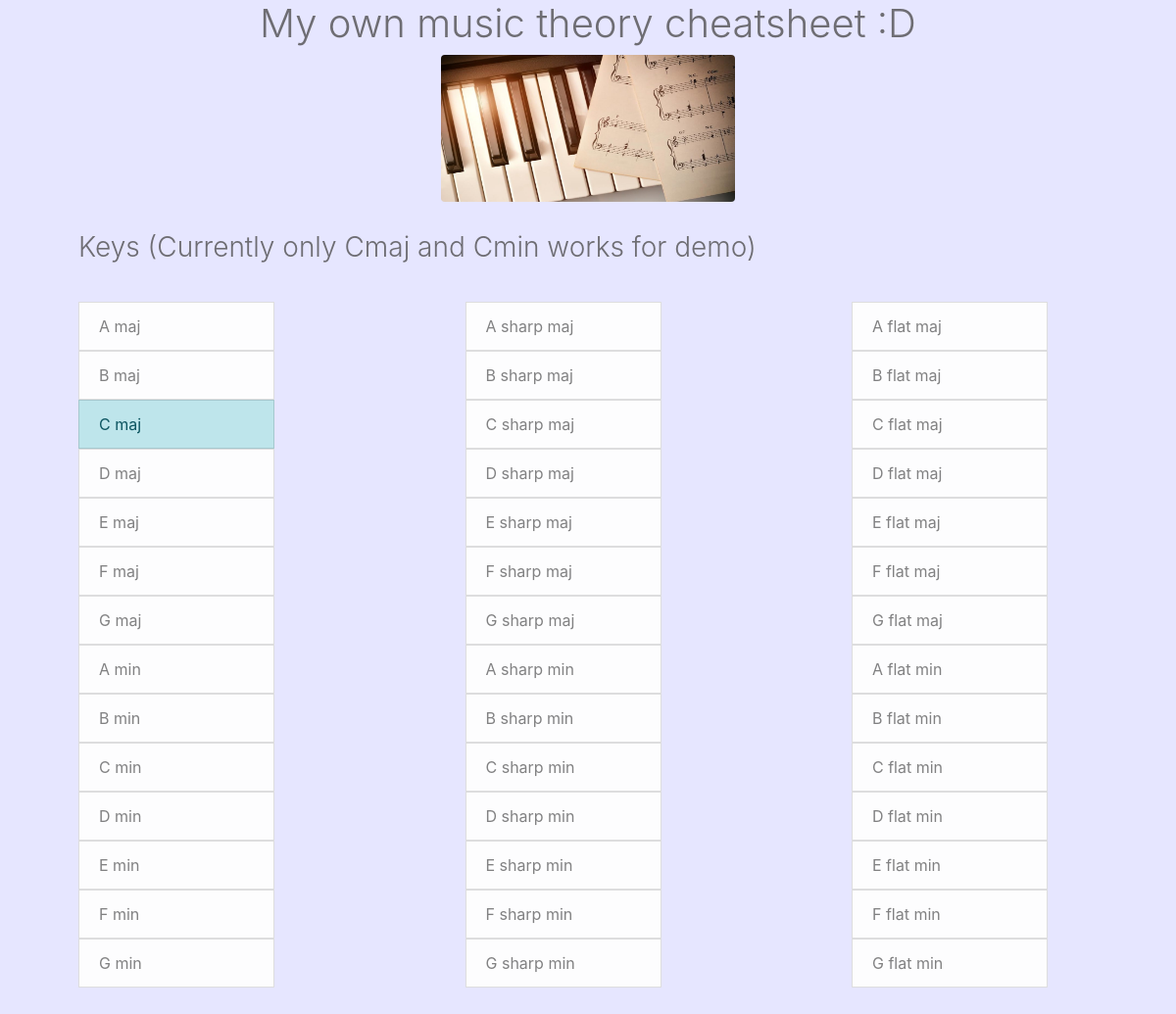
The page / on the database its author committed.
### theory/models.py (models this page shows)
class Key(models.Model):
    name = models.CharField(choices = key_alphabet, max_length = 1)
    type = models.CharField(max_length = 3, default = 'maj')
    s_f = models.CharField(choices = sharp_flat, default = '', max_length = 5)
    component_pitches = models.CharField(max_length = 30, default = '')
    component_pitches1 = models.CharField(max_length = 30, blank = True)
    component_pitches2 = models.CharField(max_length = 30, blank = True)
    common = models.BooleanField(default = False)
    def __str__(self):
        return self.name + ' ' + self.s_f + ' ' + self.type

### theory/views.py (the view)
# urls.py: url(r'^$', views.home, name='home'),
def home(request):
    keys = Key.objects.all()
    print(len(keys))
    return render(request, 'home.html', {'keys': keys})

### theory/templates/home.html (shortened to what this page needs)
<!doctype html>
<html lang="en">
  <head>
    {% load static %}
    <link rel="stylesheet" href="https://stackpath.bootstrapcdn.com/bootstrap/4.5.0/css/bootstrap.min.css"/>
    <link rel="stylesheet" href="{% static 'css/home.css' %}">
  </head>
  <body style="background-color:#e6e6ff;">
    <div class = "container-fluid">
      <div class="text-center">
        <h1 class="font-weight-light" style="color:#6e6d73;">My own music theory cheatsheet :D</h1>
      </div>
      <img src="{% static 'scalePng/piano.jpg' %}" class="rounded mx-auto d-block" alt="piano on home page" style="width:300px;height:150px;"/>
    </div>
    <div class = "myDiv" style = "width:800px">
      <h3 class="font-weight-light" style="color:#6e6d73; margin-left:40px;">Keys (Currently only Cmaj and Cmin works for demo)</h3>
    </div>
    <div class = "myDiv" style = "display: inline-block;">
      <ul class="list-group" style = "margin-left: 40px; margin-bottom: 50px; width: 200px;">
        {% for key in keys %}
          {% if key.s_f == '' %}
            <a href="{% url 'key_detail' key.id %}">
              {% if key.common == True %}
              <li class="list-group-item list-group-item-info">{{key}}</li>
              {% else %}
              <li class="list-group-item list-group-item-light">{{key}}</li>
              {% endif %}
            </a>
          {% endif %}
        {% endfor %}
      </ul>
    </div>
    <div class = "myDiv" style = "display: inline-block">
      <ul class="list-group" style = "margin-left: 40px; margin-bottom: 50px; width: 200px;">
        {% for key in keys %}
          {% if key.s_f == 'sharp' %}
            <a href="{% url 'key_detail' key.id %}">
              <li class="list-group-item list-group-item-light">{{key}}</li>
            </a>
          {% endif %}
        {% endfor %}
      </ul>
    </div>
    <div class = "myDiv" style = "display: inline-block">
      <ul class="list-group" style = "margin-left: 40px; margin-bottom: 50px; width: 200px;">
        {% for key in keys %}
          {% if key.s_f == 'flat' %}
            <a href="{% url 'key_detail' key.id %}">
              <li class="list-group-item list-group-item-light">{{key}}</li>
            </a>
          {% endif %}
        {% endfor %}
      </ul>
    </div>
  </body>
</html>

### static/css/home.css (style rules this page uses)
.myDiv { margin-left: 40px; margin-top: 30px; width: 350px; }

### rows shown on the page
Key: name+s_f+type "A maj"
Key: name+s_f+type "B maj"
Key: name+s_f+type "C maj"
Key: name+s_f+type "D maj"
Key: name+s_f+type "E maj"
Key: name+s_f+type "F maj"
Key: name+s_f+type "G maj"
Key: name+s_f+type "A min"
Key: name+s_f+type "B min"
Key: name+s_f+type "C min"
Key: name+s_f+type "D min"
Key: name+s_f+type "E min"
Key: name+s_f+type "F min"
Key: name+s_f+type "G min"
Key: name+s_f+type "A sharp maj"
Key: name+s_f+type "B sharp maj"
Key: name+s_f+type "C sharp maj"
Key: name+s_f+type "D sharp maj"
Key: name+s_f+type "E sharp maj"
Key: name+s_f+type "F sharp maj"
Key: name+s_f+type "G sharp maj"
Key: name+s_f+type "A sharp min"
Key: name+s_f+type "B sharp min"
Key: name+s_f+type "C sharp min"
Key: name+s_f+type "D sharp min"
Key: name+s_f+type "E sharp min"
Key: name+s_f+type "F sharp min"
Key: name+s_f+type "G sharp min"
Key: name+s_f+type "A flat maj"
Key: name+s_f+type "B flat maj"
Key: name+s_f+type "C flat maj"
Key: name+s_f+type "D flat maj"
Key: name+s_f+type "E flat maj"
Key: name+s_f+type "F flat maj"
Key: name+s_f+type "G flat maj"
Key: name+s_f+type "A flat min"
Key: name+s_f+type "B flat min"
Key: name+s_f+type "C flat min"
Key: name+s_f+type "D flat min"
Key: name+s_f+type "E flat min"
Key: name+s_f+type "F flat min"
Key: name+s_f+type "G flat min"
